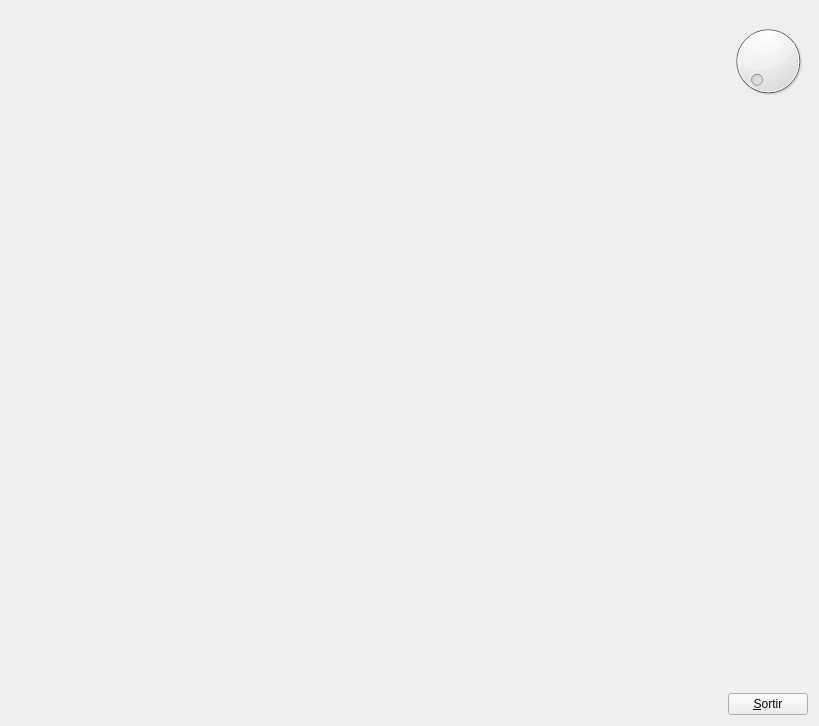
<?xml version="1.0" encoding="UTF-8"?>
<ui version="4.0">
 <class>MyForm</class>
 <widget class="QWidget" name="MyForm">
  <property name="geometry">
   <rect>
    <x>0</x>
    <y>0</y>
    <width>819</width>
    <height>726</height>
   </rect>
  </property>
  <property name="windowTitle">
   <string>Form</string>
  </property>
  <layout class="QHBoxLayout" name="horizontalLayout">
   <item>
    <widget class="MyGLWidget" name="widget" native="true">
     <property name="sizePolicy">
      <sizepolicy hsizetype="Expanding" vsizetype="Expanding">
       <horstretch>0</horstretch>
       <verstretch>0</verstretch>
      </sizepolicy>
     </property>
    </widget>
   </item>
   <item>
    <layout class="QVBoxLayout" name="verticalLayout">
     <item>
      <widget class="QDial" name="dial">
       <property name="maximum">
        <number>359</number>
       </property>
      </widget>
     </item>
     <item>
      <spacer name="verticalSpacer">
       <property name="orientation">
        <enum>Qt::Vertical</enum>
       </property>
       <property name="sizeHint" stdset="0">
        <size>
         <width>20</width>
         <height>40</height>
        </size>
       </property>
      </spacer>
     </item>
     <item>
      <widget class="QPushButton" name="pushButton">
       <property name="sizePolicy">
        <sizepolicy hsizetype="Fixed" vsizetype="Fixed">
         <horstretch>0</horstretch>
         <verstretch>0</verstretch>
        </sizepolicy>
       </property>
       <property name="text">
        <string>&amp;Sortir</string>
       </property>
      </widget>
     </item>
    </layout>
   </item>
  </layout>
 </widget>
 <customwidgets>
  <customwidget>
   <class>MyGLWidget</class>
   <extends>QWidget</extends>
   <header>MyGLWidget.h</header>
   <container>1</container>
   <slots>
    <slot>rotaSubnormals(int)</slot>
   </slots>
  </customwidget>
 </customwidgets>
 <resources/>
 <connections>
  <connection>
   <sender>pushButton</sender>
   <signal>clicked()</signal>
   <receiver>MyForm</receiver>
   <slot>close()</slot>
   <hints>
    <hint type="sourcelabel">
     <x>811</x>
     <y>718</y>
    </hint>
    <hint type="destinationlabel">
     <x>839</x>
     <y>529</y>
    </hint>
   </hints>
  </connection>
  <connection>
   <sender>dial</sender>
   <signal>valueChanged(int)</signal>
   <receiver>widget</receiver>
   <slot>rotaSubnormals(int)</slot>
   <hints>
    <hint type="sourcelabel">
     <x>795</x>
     <y>65</y>
    </hint>
    <hint type="destinationlabel">
     <x>573</x>
     <y>116</y>
    </hint>
   </hints>
  </connection>
 </connections>
</ui>
